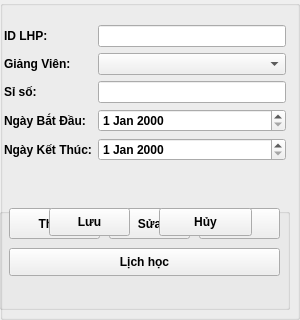
                          <widget class="QGroupBox" name="groupBox_7">
                           <property name="title">
                            <string/>
                           </property>
                           <widget class="QWidget" name="verticalLayoutWidget">
                            <property name="geometry">
                             <rect>
                              <x>-1</x>
                              <y>-1</y>
                              <width>291</width>
                              <height>311</height>
                             </rect>
                            </property>
                            <layout class="QVBoxLayout" name="verticalLayout_11" stretch="2,1">
                             <item>
                              <layout class="QFormLayout" name="formLayout">
                               <property name="leftMargin">
                                <number>5</number>
                               </property>
                               <property name="topMargin">
                                <number>26</number>
                               </property>
                               <property name="rightMargin">
                                <number>4</number>
                               </property>
                               <item row="0" column="0">
                                <widget class="QLabel" name="iDLHPLabel">
                                 <property name="font">
                                  <font>
                                   <weight>75</weight>
                                   <bold>true</bold>
                                  </font>
                                 </property>
                                 <property name="text">
                                  <string>ID LHP:</string>
                                 </property>
                                </widget>
                               </item>
                               <item row="0" column="1">
                                <widget class="QLineEdit" name="fi_IDLop_2">
                                 <property name="font">
                                  <font>
                                   <weight>75</weight>
                                   <bold>true</bold>
                                  </font>
                                 </property>
                                </widget>
                               </item>
                               <item row="1" column="0">
                                <widget class="QLabel" name="giNgViNLabel_2">
                                 <property name="font">
                                  <font>
                                   <weight>75</weight>
                                   <bold>true</bold>
                                  </font>
                                 </property>
                                 <property name="text">
                                  <string>Giảng Viên:</string>
                                 </property>
                                </widget>
                               </item>
                               <item row="1" column="1">
                                <widget class="QComboBox" name="fi_GiangVien_2">
                                 <property name="font">
                                  <font>
                                   <weight>75</weight>
                                   <bold>true</bold>
                                  </font>
                                 </property>
                                </widget>
                               </item>
                               <item row="2" column="0">
                                <widget class="QLabel" name="sSLabel">
                                 <property name="font">
                                  <font>
                                   <weight>75</weight>
                                   <bold>true</bold>
                                  </font>
                                 </property>
                                 <property name="text">
                                  <string>Sỉ số:</string>
                                 </property>
                                </widget>
                               </item>
                               <item row="2" column="1">
                                <widget class="QLineEdit" name="fi_SiSo_2">
                                 <property name="font">
                                  <font>
                                   <weight>75</weight>
                                   <bold>true</bold>
                                  </font>
                                 </property>
                                </widget>
                               </item>
                               <item row="3" column="0">
                                <widget class="QLabel" name="ngYBDLabel">
                                 <property name="font">
                                  <font>
                                   <weight>75</weight>
                                   <bold>true</bold>
                                  </font>
                                 </property>
                                 <property name="text">
                                  <string>Ngày Bắt Đầu:</string>
                                 </property>
                                </widget>
                               </item>
                               <item row="3" column="1">
                                <widget class="QDateEdit" name="fi_NgayBatDau_2">
                                 <property name="font">
                                  <font>
                                   <weight>75</weight>
                                   <bold>true</bold>
                                  </font>
                                 </property>
                                </widget>
                               </item>
                               <item row="4" column="0">
                                <widget class="QLabel" name="ngYKTLabel">
                                 <property name="font">
                                  <font>
                                   <weight>75</weight>
                                   <bold>true</bold>
                                  </font>
                                 </property>
                                 <property name="text">
                                  <string>Ngày Kết Thúc:</string>
                                 </property>
                                </widget>
                               </item>
                               <item row="4" column="1">
                                <widget class="QDateEdit" name="fi_NgayKetThuc_2">
                                 <property name="font">
                                  <font>
                                   <weight>75</weight>
                                   <bold>true</bold>
                                  </font>
                                 </property>
                                </widget>
                               </item>
                              </layout>
                             </item>
                             <item>
                              <layout class="QHBoxLayout" name="horizontalLayout_39">
                               <item>
                                <widget class="QGroupBox" name="groupBox_19">
                                 <property name="title">
                                  <string/>
                                 </property>
                                 <widget class="QPushButton" name="btn_ThemLopHP_2">
                                  <property name="geometry">
                                   <rect>
                                    <x>10</x>
                                    <y>0</y>
                                    <width>91</width>
                                    <height>31</height>
                                   </rect>
                                  </property>
                                  <property name="font">
                                   <font>
                                    <weight>75</weight>
                                    <bold>true</bold>
                                   </font>
                                  </property>
                                  <property name="text">
                                   <string>Thêm</string>
                                  </property>
                                 </widget>
                                 <widget class="QPushButton" name="btn_SuaLopHP_2">
                                  <property name="geometry">
                                   <rect>
                                    <x>110</x>
                                    <y>0</y>
                                    <width>81</width>
                                    <height>31</height>
                                   </rect>
                                  </property>
                                  <property name="font">
                                   <font>
                                    <weight>75</weight>
                                    <bold>true</bold>
                                   </font>
                                  </property>
                                  <property name="text">
                                   <string>Sửa</string>
                                  </property>
                                 </widget>
                                 <widget class="QPushButton" name="btn_XoaLopHP_2">
                                  <property name="geometry">
                                   <rect>
                                    <x>200</x>
                                    <y>0</y>
                                    <width>81</width>
                                    <height>31</height>
                                   </rect>
                                  </property>
                                  <property name="font">
                                   <font>
                                    <weight>75</weight>
                                    <bold>true</bold>
                                   </font>
                                  </property>
                                  <property name="text">
                                   <string>Xóa</string>
                                  </property>
                                 </widget>
                                 <widget class="QPushButton" name="btn_LuuLHP_2">
                                  <property name="geometry">
                                   <rect>
                                    <x>50</x>
                                    <y>0</y>
                                    <width>81</width>
                                    <height>28</height>
                                   </rect>
                                  </property>
                                  <property name="font">
                                   <font>
                                    <weight>75</weight>
                                    <bold>true</bold>
                                   </font>
                                  </property>
                                  <property name="text">
                                   <string>Lưu</string>
                                  </property>
                                 </widget>
                                 <widget class="QPushButton" name="btn_HuyLHP_2">
                                  <property name="geometry">
                                   <rect>
                                    <x>160</x>
                                    <y>0</y>
                                    <width>93</width>
                                    <height>28</height>
                                   </rect>
                                  </property>
                                  <property name="font">
                                   <font>
                                    <weight>75</weight>
                                    <bold>true</bold>
                                   </font>
                                  </property>
                                  <property name="text">
                                   <string>Hủy</string>
                                  </property>
                                 </widget>
                                 <widget class="QPushButton" name="btn_DatLichHoc_2">
                                  <property name="geometry">
                                   <rect>
                                    <x>10</x>
                                    <y>40</y>
                                    <width>271</width>
                                    <height>28</height>
                                   </rect>
                                  </property>
                                  <property name="font">
                                   <font>
                                    <weight>75</weight>
                                    <bold>true</bold>
                                   </font>
                                  </property>
                                  <property name="text">
                                   <string>Lịch học</string>
                                  </property>
                                 </widget>
                                </widget>
                               </item>
                              </layout>
                             </item>
                            </layout>
                           </widget>
                          </widget>
